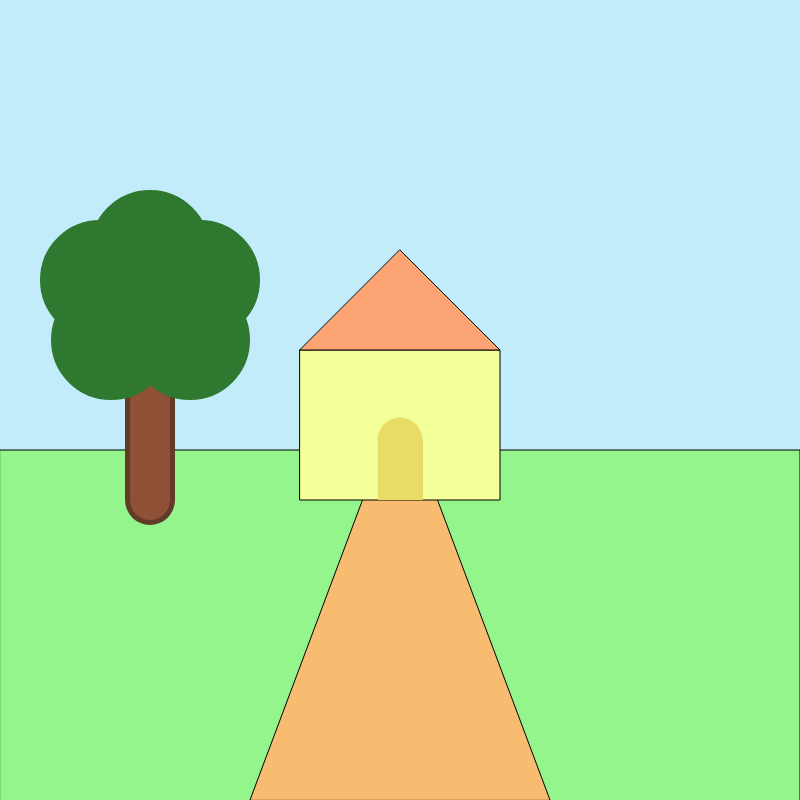
Frame 1 (no input)
Frame 60 (no input): identical to frame 1, image omitted
Frame 120 (the mouse pressed at the canvas centre since frame 60): identical to frame 1, image omitted

The p5.js sketch that drew this single still picture (run headless with seeded random() and noise() and a simulated clock; from frame 60 on, the mouse is pressed at the canvas centre):

// p5.js sketch
// ── sketch.js
let scene = 1;

function setup() {
  createCanvas(800, 800);
}

function draw() {
  if (scene == 1){
    scene1();
  }

  if (scene == 2){
    scene2();
  }

function Tree(x,y){
  push();
  strokeWeight(50);
  stroke(99, 58, 39);
  line(x,y,x,y+200);
  strokeWeight(40);
  stroke(143, 81, 53);
  line(x,y,x,y+200);

  fill(46, 120, 48);
  stroke(46, 120, 48)
  circle(x,y-50,80);
  circle(x-50,y-20,80);
  circle(x+50,y-20,80);
  circle(x-39,y+40,80);
  circle(x+40,y+40,80);
  pop();
}

function scene1(){ // outside house
  background(195, 236, 250);
  stroke(0)

  //grass
  fill(147, 245, 140)
  rect(0,450,width,height/2)

  //road
  fill(247, 188, 111)
  triangle(250,800,400,400,550,800)

  //house
  fill(243, 255, 153)
  rect(300,350,200,150)

  fill(253,164,117)
  triangle(300,350,500,350,400,250)

  //door
  noStroke();
  fill(232, 219, 102)
  ellipse(400,440,45,45)
  rect(378,440,45,60)
 
  Tree(150,300)

}
}

function scene2(){ // inside house
  background(243, 255, 153)
 
  //rect(x,y,w,h)
}

function mousePressed(){
  if(scene == 1 && mouseX > 378 && mouseX < 423 && mouseY > 440 && mouseY<500){
    scene = 2
  }
}
